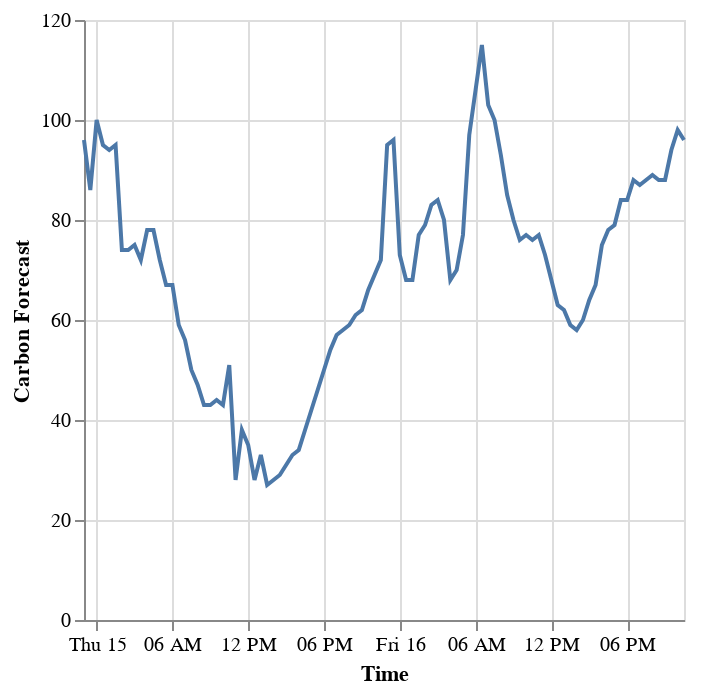

Write notebook code for a chart like this one.
### Code cell
carbon_chart = alt.Chart(carbon_df).mark_line().encode(alt.X('publish_time:T', title='Time'),
            y=alt.Y('forecast:Q', title='Carbon Forecast'))

carbon_chart

### Figure 1 — Vega-Lite specification as saved in the notebook (floating-point values rounded to 4 significant figures)
{"config": {"view": {"continuousWidth": 300, "continuousHeight": 300}}, "data": {"name": "data-c2348bda7748e55f8e501ea1b0932f78"}, "mark": {"type": "line"}, "encoding": {"x": {"field": "publish_time", "title": "Time", "type": "temporal"}, "y": {"field": "forecast", "title": "Carbon Forecast", "type": "quantitative"}}, "$schema": "https://vega.github.io/schema/vega-lite/v5.20.1.json", "datasets": {"data-c2348bda7748e55f8e501ea1b0932f78": [{"publish_time": "2024-08-14T23:00:00", "forecast": 96, "carbon_level": "low"}, {"publish_time": "2024-08-14T23:30:00", "forecast": 86, "carbon_level": "low"}, {"publish_time": "2024-08-15T00:00:00", "forecast": 100, "carbon_level": "low"}, {"publish_time": "2024-08-15T00:30:00", "forecast": 95, "carbon_level": "low"}, {"publish_time": "2024-08-15T01:00:00", "forecast": 94, "carbon_level": "low"}, {"publish_time": "2024-08-15T01:30:00", "forecast": 95, "carbon_level": "low"}, {"publish_time": "2024-08-15T02:00:00", "forecast": 74, "carbon_level": "low"}, {"publish_time": "2024-08-15T02:30:00", "forecast": 74, "carbon_level": "low"}, {"publish_time": "2024-08-15T03:00:00", "forecast": 75, "carbon_level": "low"}, {"publish_time": "2024-08-15T03:30:00", "forecast": 72, "carbon_level": "low"}, {"publish_time": "2024-08-15T04:00:00", "forecast": 78, "carbon_level": "low"}, {"publish_time": "2024-08-15T04:30:00", "forecast": 78, "carbon_level": "low"}, {"publish_time": "2024-08-15T05:00:00", "forecast": 72, "carbon_level": "low"}, {"publish_time": "2024-08-15T05:30:00", "forecast": 67, "carbon_level": "low"}, {"publish_time": "2024-08-15T06:00:00", "forecast": 67, "carbon_level": "low"}, {"publish_time": "2024-08-15T06:30:00", "forecast": 59, "carbon_level": "low"}, {"publish_time": "2024-08-15T07:00:00", "forecast": 56, "carbon_level": "low"}, {"publish_time": "2024-08-15T07:30:00", "forecast": 50, "carbon_level": "low"}, {"publish_time": "2024-08-15T08:00:00", "forecast": 47, "carbon_level": "low"}, {"publish_time": "2024-08-15T08:30:00", "forecast": 43, "carbon_level": "low"}, {"publish_time": "2024-08-15T09:00:00", "forecast": 43, "carbon_level": "low"}, {"publish_time": "2024-08-15T09:30:00", "forecast": 44, "carbon_level": "low"}, {"publish_time": "2024-08-15T10:00:00", "forecast": 43, "carbon_level": "low"}, {"publish_time": "2024-08-15T10:30:00", "forecast": 51, "carbon_level": "low"}, {"publish_time": "2024-08-15T11:00:00", "forecast": 28, "carbon_level": "low"}, {"publish_time": "2024-08-15T11:30:00", "forecast": 38, "carbon_level": "low"}, {"publish_time": "2024-08-15T12:00:00", "forecast": 35, "carbon_level": "low"}, {"publish_time": "2024-08-15T12:30:00", "forecast": 28, "carbon_level": "very low"}, {"publish_time": "2024-08-15T13:00:00", "forecast": 33, "carbon_level": "very low"}, {"publish_time": "2024-08-15T13:30:00", "forecast": 27, "carbon_level": "low"}, {"publish_time": "2024-08-15T14:00:00", "forecast": 28, "carbon_level": "low"}, {"publish_time": "2024-08-15T14:30:00", "forecast": 29, "carbon_level": "very low"}, {"publish_time": "2024-08-15T15:00:00", "forecast": 31, "carbon_level": "very low"}, {"publish_time": "2024-08-15T15:30:00", "forecast": 33, "carbon_level": "very low"}, {"publish_time": "2024-08-15T16:00:00", "forecast": 34, "carbon_level": "very low"}, {"publish_time": "2024-08-15T16:30:00", "forecast": 38, "carbon_level": "low"}, {"publish_time": "2024-08-15T17:00:00", "forecast": 42, "carbon_level": "low"}, {"publish_time": "2024-08-15T17:30:00", "forecast": 46, "carbon_level": "low"}, {"publish_time": "2024-08-15T18:00:00", "forecast": 50, "carbon_level": "low"}, {"publish_time": "2024-08-15T18:30:00", "forecast": 54, "carbon_level": "low"}, {"publish_time": "2024-08-15T19:00:00", "forecast": 57, "carbon_level": "low"}, {"publish_time": "2024-08-15T19:30:00", "forecast": 58, "carbon_level": "low"}, {"publish_time": "2024-08-15T20:00:00", "forecast": 59, "carbon_level": "low"}, {"publish_time": "2024-08-15T20:30:00", "forecast": 61, "carbon_level": "low"}, {"publish_time": "2024-08-15T21:00:00", "forecast": 62, "carbon_level": "low"}, {"publish_time": "2024-08-15T21:30:00", "forecast": 66, "carbon_level": "low"}, {"publish_time": "2024-08-15T22:00:00", "forecast": 69, "carbon_level": "low"}, {"publish_time": "2024-08-15T22:30:00", "forecast": 72, "carbon_level": "low"}, {"publish_time": "2024-08-15T23:00:00", "forecast": 95, "carbon_level": "low"}, {"publish_time": "2024-08-15T23:30:00", "forecast": 96, "carbon_level": "low"}, {"publish_time": "2024-08-16T00:00:00", "forecast": 73, "carbon_level": "low"}, {"publish_time": "2024-08-16T00:30:00", "forecast": 68, "carbon_level": "low"}, {"publish_time": "2024-08-16T01:00:00", "forecast": 68, "carbon_level": "low"}, {"publish_time": "2024-08-16T01:30:00", "forecast": 77, "carbon_level": "low"}, {"publish_time": "2024-08-16T02:00:00", "forecast": 79, "carbon_level": "low"}, {"publish_time": "2024-08-16T02:30:00", "forecast": 83, "carbon_level": "low"}, {"publish_time": "2024-08-16T03:00:00", "forecast": 84, "carbon_level": "low"}, {"publish_time": "2024-08-16T03:30:00", "forecast": 80, "carbon_level": "low"}, {"publish_time": "2024-08-16T04:00:00", "forecast": 68, "carbon_level": "low"}, {"publish_time": "2024-08-16T04:30:00", "forecast": 70, "carbon_level": "low"}, {"publish_time": "2024-08-16T05:00:00", "forecast": 77, "carbon_level": "low"}, {"publish_time": "2024-08-16T05:30:00", "forecast": 97, "carbon_level": "moderate"}, {"publish_time": "2024-08-16T06:00:00", "forecast": 106, "carbon_level": "moderate"}, {"publish_time": "2024-08-16T06:30:00", "forecast": 115, "carbon_level": "low"}, {"publish_time": "2024-08-16T07:00:00", "forecast": 103, "carbon_level": "low"}, {"publish_time": "2024-08-16T07:30:00", "forecast": 100, "carbon_level": "low"}, {"publish_time": "2024-08-16T08:00:00", "forecast": 93, "carbon_level": "low"}, {"publish_time": "2024-08-16T08:30:00", "forecast": 85, "carbon_level": "low"}, {"publish_time": "2024-08-16T09:00:00", "forecast": 80, "carbon_level": "low"}, {"publish_time": "2024-08-16T09:30:00", "forecast": 76, "carbon_level": "low"}, {"publish_time": "2024-08-16T10:00:00", "forecast": 77, "carbon_level": "low"}, {"publish_time": "2024-08-16T10:30:00", "forecast": 76, "carbon_level": "low"}, {"publish_time": "2024-08-16T11:00:00", "forecast": 77, "carbon_level": "low"}, {"publish_time": "2024-08-16T11:30:00", "forecast": 73, "carbon_level": "low"}, {"publish_time": "2024-08-16T12:00:00", "forecast": 68, "carbon_level": "low"}, {"publish_time": "2024-08-16T12:30:00", "forecast": 63, "carbon_level": "low"}, {"publish_time": "2024-08-16T13:00:00", "forecast": 62, "carbon_level": "low"}, {"publish_time": "2024-08-16T13:30:00", "forecast": 59, "carbon_level": "low"}, {"publish_time": "2024-08-16T14:00:00", "forecast": 58, "carbon_level": "low"}, {"publish_time": "2024-08-16T14:30:00", "forecast": 60, "carbon_level": "low"}, {"publish_time": "2024-08-16T15:00:00", "forecast": 64, "carbon_level": "low"}, {"publish_time": "2024-08-16T15:30:00", "forecast": 67, "carbon_level": "low"}, {"publish_time": "2024-08-16T16:00:00", "forecast": 75, "carbon_level": "low"}, {"publish_time": "2024-08-16T16:30:00", "forecast": 78, "carbon_level": "low"}, {"publish_time": "2024-08-16T17:00:00", "forecast": 79, "carbon_level": "low"}, {"publish_time": "2024-08-16T17:30:00", "forecast": 84, "carbon_level": "low"}, {"publish_time": "2024-08-16T18:00:00", "forecast": 84, "carbon_level": "low"}, {"publish_time": "2024-08-16T18:30:00", "forecast": 88, "carbon_level": "low"}, {"publish_time": "2024-08-16T19:00:00", "forecast": 87, "carbon_level": "low"}, {"publish_time": "2024-08-16T19:30:00", "forecast": 88, "carbon_level": "low"}, {"publish_time": "2024-08-16T20:00:00", "forecast": 89, "carbon_level": "low"}, {"publish_time": "2024-08-16T20:30:00", "forecast": 88, "carbon_level": "low"}, {"publish_time": "2024-08-16T21:00:00", "forecast": 88, "carbon_level": "low"}, {"publish_time": "2024-08-16T21:30:00", "forecast": 94, "carbon_level": "low"}, {"publish_time": "2024-08-16T22:00:00", "forecast": 98, "carbon_level": "low"}, {"publish_time": "2024-08-16T22:30:00", "forecast": 96, "carbon_level": "low"}]}}
